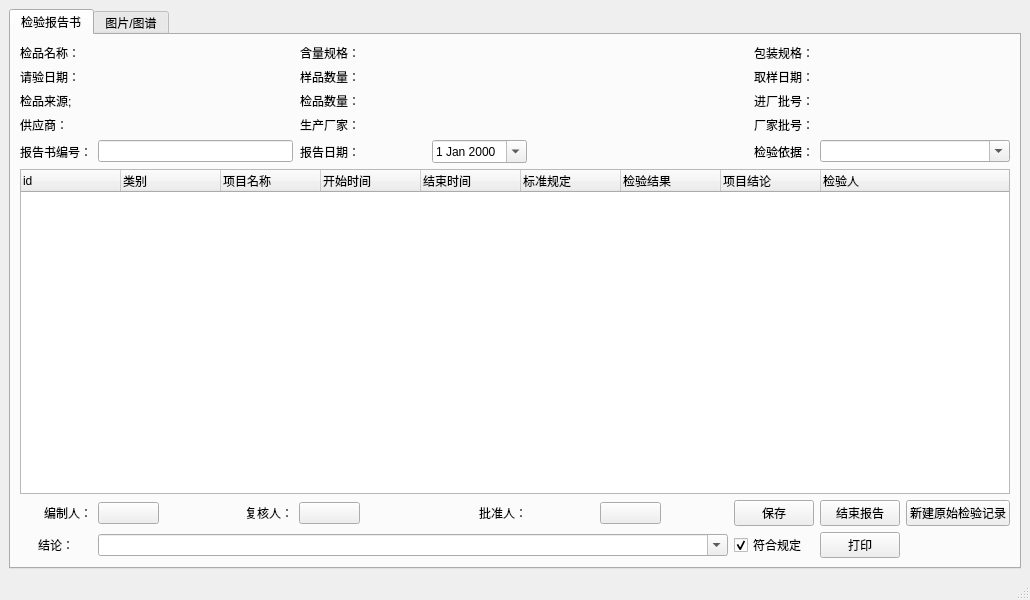
<?xml version="1.0" encoding="UTF-8"?>
<ui version="4.0">
 <class>MainWindow</class>
 <widget class="QMainWindow" name="MainWindow">
  <property name="geometry">
   <rect>
    <x>0</x>
    <y>0</y>
    <width>1030</width>
    <height>600</height>
   </rect>
  </property>
  <property name="windowTitle">
   <string>检验报告书</string>
  </property>
  <widget class="QWidget" name="centralwidget">
   <layout class="QGridLayout" name="gridLayout">
    <item row="0" column="0">
     <widget class="QTabWidget" name="tabWidget">
      <property name="currentIndex">
       <number>0</number>
      </property>
      <widget class="QWidget" name="tab">
       <attribute name="title">
        <string>检验报告书</string>
       </attribute>
       <layout class="QGridLayout" name="gridLayout_2">
        <item row="9" column="0">
         <widget class="QLabel" name="label_21">
          <property name="text">
           <string>结论：</string>
          </property>
          <property name="alignment">
           <set>Qt::AlignCenter</set>
          </property>
         </widget>
        </item>
        <item row="9" column="10">
         <widget class="QCheckBox" name="checkBox_conclusion">
          <property name="text">
           <string>符合规定</string>
          </property>
          <property name="checked">
           <bool>true</bool>
          </property>
         </widget>
        </item>
        <item row="9" column="11">
         <widget class="QPushButton" name="pushButton_print">
          <property name="text">
           <string>打印</string>
          </property>
         </widget>
        </item>
        <item row="2" column="0">
         <widget class="QLabel" name="label_4">
          <property name="sizePolicy">
           <sizepolicy hsizetype="Fixed" vsizetype="Preferred">
            <horstretch>0</horstretch>
            <verstretch>0</verstretch>
           </sizepolicy>
          </property>
          <property name="text">
           <string>检品来源;</string>
          </property>
          <property name="alignment">
           <set>Qt::AlignLeading|Qt::AlignLeft|Qt::AlignVCenter</set>
          </property>
         </widget>
        </item>
        <item row="9" column="1" colspan="9">
         <widget class="QComboBox" name="comboBox_result">
          <property name="editable">
           <bool>true</bool>
          </property>
         </widget>
        </item>
        <item row="0" column="0">
         <widget class="QLabel" name="label">
          <property name="sizePolicy">
           <sizepolicy hsizetype="Fixed" vsizetype="Preferred">
            <horstretch>0</horstretch>
            <verstretch>0</verstretch>
           </sizepolicy>
          </property>
          <property name="text">
           <string>检品名称：</string>
          </property>
          <property name="alignment">
           <set>Qt::AlignLeading|Qt::AlignLeft|Qt::AlignVCenter</set>
          </property>
         </widget>
        </item>
        <item row="5" column="0">
         <widget class="QLabel" name="label_2">
          <property name="text">
           <string>报告书编号：</string>
          </property>
         </widget>
        </item>
        <item row="3" column="4">
         <widget class="QLabel" name="label_14">
          <property name="sizePolicy">
           <sizepolicy hsizetype="Preferred" vsizetype="Preferred">
            <horstretch>0</horstretch>
            <verstretch>0</verstretch>
           </sizepolicy>
          </property>
          <property name="text">
           <string>生产厂家：</string>
          </property>
          <property name="alignment">
           <set>Qt::AlignRight|Qt::AlignTrailing|Qt::AlignVCenter</set>
          </property>
         </widget>
        </item>
        <item row="1" column="0">
         <widget class="QLabel" name="label_13">
          <property name="sizePolicy">
           <sizepolicy hsizetype="Preferred" vsizetype="Preferred">
            <horstretch>0</horstretch>
            <verstretch>0</verstretch>
           </sizepolicy>
          </property>
          <property name="text">
           <string>请验日期：</string>
          </property>
          <property name="alignment">
           <set>Qt::AlignLeading|Qt::AlignLeft|Qt::AlignVCenter</set>
          </property>
         </widget>
        </item>
        <item row="3" column="0">
         <widget class="QLabel" name="label_8">
          <property name="text">
           <string>供应商：</string>
          </property>
          <property name="alignment">
           <set>Qt::AlignLeading|Qt::AlignLeft|Qt::AlignVCenter</set>
          </property>
         </widget>
        </item>
        <item row="7" column="3">
         <widget class="QLabel" name="label_23">
          <property name="sizePolicy">
           <sizepolicy hsizetype="Preferred" vsizetype="Preferred">
            <horstretch>0</horstretch>
            <verstretch>0</verstretch>
           </sizepolicy>
          </property>
          <property name="text">
           <string>复核人：</string>
          </property>
          <property name="alignment">
           <set>Qt::AlignRight|Qt::AlignTrailing|Qt::AlignVCenter</set>
          </property>
         </widget>
        </item>
        <item row="7" column="10">
         <widget class="QPushButton" name="pushButton_save">
          <property name="text">
           <string>保存</string>
          </property>
         </widget>
        </item>
        <item row="7" column="11">
         <widget class="QPushButton" name="pushButton_accept">
          <property name="text">
           <string>结束报告</string>
          </property>
         </widget>
        </item>
        <item row="1" column="4">
         <widget class="QLabel" name="label_6">
          <property name="text">
           <string>样品数量：</string>
          </property>
          <property name="alignment">
           <set>Qt::AlignRight|Qt::AlignTrailing|Qt::AlignVCenter</set>
          </property>
         </widget>
        </item>
        <item row="1" column="6">
         <widget class="QLabel" name="label_sampleamount">
          <property name="text">
           <string/>
          </property>
         </widget>
        </item>
        <item row="0" column="4">
         <widget class="QLabel" name="label_5">
          <property name="sizePolicy">
           <sizepolicy hsizetype="Preferred" vsizetype="Preferred">
            <horstretch>0</horstretch>
            <verstretch>0</verstretch>
           </sizepolicy>
          </property>
          <property name="text">
           <string>含量规格：</string>
          </property>
          <property name="alignment">
           <set>Qt::AlignRight|Qt::AlignTrailing|Qt::AlignVCenter</set>
          </property>
         </widget>
        </item>
        <item row="1" column="10">
         <widget class="QLabel" name="label_17">
          <property name="sizePolicy">
           <sizepolicy hsizetype="Preferred" vsizetype="Preferred">
            <horstretch>0</horstretch>
            <verstretch>0</verstretch>
           </sizepolicy>
          </property>
          <property name="text">
           <string>取样日期：</string>
          </property>
          <property name="alignment">
           <set>Qt::AlignRight|Qt::AlignTrailing|Qt::AlignVCenter</set>
          </property>
         </widget>
        </item>
        <item row="0" column="11">
         <widget class="QLabel" name="label_package">
          <property name="text">
           <string/>
          </property>
         </widget>
        </item>
        <item row="7" column="6">
         <widget class="QLabel" name="label_24">
          <property name="sizePolicy">
           <sizepolicy hsizetype="Preferred" vsizetype="Preferred">
            <horstretch>0</horstretch>
            <verstretch>0</verstretch>
           </sizepolicy>
          </property>
          <property name="text">
           <string>批准人：</string>
          </property>
          <property name="alignment">
           <set>Qt::AlignRight|Qt::AlignTrailing|Qt::AlignVCenter</set>
          </property>
         </widget>
        </item>
        <item row="7" column="8">
         <widget class="SignButton" name="pushButton_warrantor">
          <property name="sizePolicy">
           <sizepolicy hsizetype="Minimum" vsizetype="Fixed">
            <horstretch>0</horstretch>
            <verstretch>0</verstretch>
           </sizepolicy>
          </property>
          <property name="text">
           <string/>
          </property>
         </widget>
        </item>
        <item row="0" column="10">
         <widget class="QLabel" name="label_7">
          <property name="sizePolicy">
           <sizepolicy hsizetype="Preferred" vsizetype="Preferred">
            <horstretch>0</horstretch>
            <verstretch>0</verstretch>
           </sizepolicy>
          </property>
          <property name="text">
           <string>包装规格：</string>
          </property>
          <property name="alignment">
           <set>Qt::AlignRight|Qt::AlignTrailing|Qt::AlignVCenter</set>
          </property>
         </widget>
        </item>
        <item row="7" column="12">
         <widget class="QPushButton" name="pushButton_add_oripaper">
          <property name="text">
           <string>新建原始检验记录</string>
          </property>
         </widget>
        </item>
        <item row="7" column="4">
         <widget class="SignButton" name="pushButton_checker">
          <property name="sizePolicy">
           <sizepolicy hsizetype="Minimum" vsizetype="Fixed">
            <horstretch>0</horstretch>
            <verstretch>0</verstretch>
           </sizepolicy>
          </property>
          <property name="text">
           <string/>
          </property>
         </widget>
        </item>
        <item row="7" column="0">
         <widget class="QLabel" name="label_22">
          <property name="sizePolicy">
           <sizepolicy hsizetype="Preferred" vsizetype="Preferred">
            <horstretch>0</horstretch>
            <verstretch>0</verstretch>
           </sizepolicy>
          </property>
          <property name="text">
           <string>编制人：</string>
          </property>
          <property name="alignment">
           <set>Qt::AlignRight|Qt::AlignTrailing|Qt::AlignVCenter</set>
          </property>
         </widget>
        </item>
        <item row="7" column="1">
         <widget class="SignButton" name="pushButton_reporter">
          <property name="text">
           <string/>
          </property>
         </widget>
        </item>
        <item row="6" column="0" colspan="13">
         <widget class="QTreeWidget" name="treeWidget_checkitem">
          <property name="contextMenuPolicy">
           <enum>Qt::CustomContextMenu</enum>
          </property>
          <column>
           <property name="text">
            <string>id</string>
           </property>
          </column>
          <column>
           <property name="text">
            <string>类别</string>
           </property>
          </column>
          <column>
           <property name="text">
            <string>项目名称</string>
           </property>
          </column>
          <column>
           <property name="text">
            <string>开始时间</string>
           </property>
          </column>
          <column>
           <property name="text">
            <string>结束时间</string>
           </property>
          </column>
          <column>
           <property name="text">
            <string>标准规定</string>
           </property>
          </column>
          <column>
           <property name="text">
            <string>检验结果</string>
           </property>
          </column>
          <column>
           <property name="text">
            <string>项目结论</string>
           </property>
          </column>
          <column>
           <property name="text">
            <string>检验人</string>
           </property>
          </column>
         </widget>
        </item>
        <item row="1" column="11">
         <widget class="QLabel" name="label_sampledate">
          <property name="text">
           <string/>
          </property>
         </widget>
        </item>
        <item row="5" column="10">
         <widget class="QLabel" name="label_16">
          <property name="sizePolicy">
           <sizepolicy hsizetype="Preferred" vsizetype="Preferred">
            <horstretch>0</horstretch>
            <verstretch>0</verstretch>
           </sizepolicy>
          </property>
          <property name="text">
           <string>检验依据：</string>
          </property>
          <property name="alignment">
           <set>Qt::AlignRight|Qt::AlignTrailing|Qt::AlignVCenter</set>
          </property>
         </widget>
        </item>
        <item row="5" column="4">
         <widget class="QLabel" name="label_12">
          <property name="text">
           <string>报告日期：</string>
          </property>
          <property name="alignment">
           <set>Qt::AlignRight|Qt::AlignTrailing|Qt::AlignVCenter</set>
          </property>
         </widget>
        </item>
        <item row="5" column="1" colspan="3">
         <widget class="QLineEdit" name="lineEdit_paperno"/>
        </item>
        <item row="5" column="11" colspan="2">
         <widget class="QComboBox" name="comboBox_checkgist">
          <property name="editable">
           <bool>true</bool>
          </property>
         </widget>
        </item>
        <item row="3" column="6" colspan="2">
         <widget class="QLabel" name="label_producer">
          <property name="text">
           <string/>
          </property>
         </widget>
        </item>
        <item row="3" column="1" colspan="3">
         <widget class="QLabel" name="label_supplyer">
          <property name="text">
           <string/>
          </property>
         </widget>
        </item>
        <item row="3" column="10">
         <widget class="QLabel" name="label_15">
          <property name="sizePolicy">
           <sizepolicy hsizetype="Preferred" vsizetype="Preferred">
            <horstretch>0</horstretch>
            <verstretch>0</verstretch>
           </sizepolicy>
          </property>
          <property name="text">
           <string>厂家批号：</string>
          </property>
          <property name="alignment">
           <set>Qt::AlignRight|Qt::AlignTrailing|Qt::AlignVCenter</set>
          </property>
         </widget>
        </item>
        <item row="3" column="11">
         <widget class="QLabel" name="label_mbatchno">
          <property name="text">
           <string/>
          </property>
         </widget>
        </item>
        <item row="2" column="11">
         <widget class="QLabel" name="label_batchno">
          <property name="text">
           <string/>
          </property>
         </widget>
        </item>
        <item row="2" column="10">
         <widget class="QLabel" name="label_3">
          <property name="sizePolicy">
           <sizepolicy hsizetype="Preferred" vsizetype="Preferred">
            <horstretch>0</horstretch>
            <verstretch>0</verstretch>
           </sizepolicy>
          </property>
          <property name="text">
           <string>进厂批号：</string>
          </property>
          <property name="alignment">
           <set>Qt::AlignRight|Qt::AlignTrailing|Qt::AlignVCenter</set>
          </property>
         </widget>
        </item>
        <item row="2" column="4">
         <widget class="QLabel" name="label_9">
          <property name="text">
           <string>检品数量：</string>
          </property>
          <property name="alignment">
           <set>Qt::AlignRight|Qt::AlignTrailing|Qt::AlignVCenter</set>
          </property>
         </widget>
        </item>
        <item row="2" column="6">
         <widget class="QLabel" name="label_checkamount">
          <property name="text">
           <string/>
          </property>
         </widget>
        </item>
        <item row="5" column="6">
         <widget class="QDateEdit" name="dateEdit_reportdate">
          <property name="calendarPopup">
           <bool>true</bool>
          </property>
         </widget>
        </item>
        <item row="0" column="1" colspan="3">
         <widget class="QLabel" name="label_chkitem">
          <property name="text">
           <string/>
          </property>
         </widget>
        </item>
        <item row="1" column="1" colspan="3">
         <widget class="QLabel" name="label_applydate">
          <property name="text">
           <string/>
          </property>
         </widget>
        </item>
        <item row="2" column="1" colspan="3">
         <widget class="QLabel" name="label_samplesource">
          <property name="text">
           <string/>
          </property>
         </widget>
        </item>
        <item row="0" column="6" colspan="2">
         <widget class="QLabel" name="label_spec">
          <property name="text">
           <string/>
          </property>
         </widget>
        </item>
       </layout>
      </widget>
      <widget class="QWidget" name="tab_2">
       <attribute name="title">
        <string>图片/图谱</string>
       </attribute>
       <layout class="QGridLayout" name="gridLayout_3">
        <item row="2" column="0">
         <widget class="QScrollArea" name="scrollArea">
          <property name="sizePolicy">
           <sizepolicy hsizetype="Expanding" vsizetype="Expanding">
            <horstretch>0</horstretch>
            <verstretch>3</verstretch>
           </sizepolicy>
          </property>
          <property name="widgetResizable">
           <bool>true</bool>
          </property>
          <widget class="QWidget" name="scrollAreaWidgetContents">
           <property name="geometry">
            <rect>
             <x>0</x>
             <y>0</y>
             <width>98</width>
             <height>47</height>
            </rect>
           </property>
           <layout class="QGridLayout" name="gridLayout_4">
            <item row="2" column="0" colspan="5">
             <widget class="QLabel" name="label_image">
              <property name="sizePolicy">
               <sizepolicy hsizetype="Expanding" vsizetype="Expanding">
                <horstretch>0</horstretch>
                <verstretch>0</verstretch>
               </sizepolicy>
              </property>
              <property name="text">
               <string/>
              </property>
             </widget>
            </item>
           </layout>
          </widget>
         </widget>
        </item>
        <item row="0" column="0">
         <widget class="QTreeWidget" name="treeWidget_imagenamelist">
          <property name="sizePolicy">
           <sizepolicy hsizetype="Expanding" vsizetype="Expanding">
            <horstretch>0</horstretch>
            <verstretch>1</verstretch>
           </sizepolicy>
          </property>
          <property name="contextMenuPolicy">
           <enum>Qt::CustomContextMenu</enum>
          </property>
          <column>
           <property name="text">
            <string>id</string>
           </property>
          </column>
          <column>
           <property name="text">
            <string>imgid</string>
           </property>
          </column>
          <column>
           <property name="text">
            <string>标题</string>
           </property>
          </column>
          <column>
           <property name="text">
            <string>建立人</string>
           </property>
          </column>
          <column>
           <property name="text">
            <string>建立日期</string>
           </property>
          </column>
         </widget>
        </item>
        <item row="1" column="0">
         <layout class="QHBoxLayout" name="horizontalLayout">
          <item>
           <widget class="QLabel" name="label_10">
            <property name="text">
             <string>当前缩放比例：</string>
            </property>
           </widget>
          </item>
          <item>
           <widget class="QLabel" name="label_zoom">
            <property name="text">
             <string/>
            </property>
           </widget>
          </item>
          <item>
           <widget class="QSlider" name="horizontalSlider_zoom">
            <property name="minimum">
             <number>0</number>
            </property>
            <property name="maximum">
             <number>100</number>
            </property>
            <property name="sliderPosition">
             <number>0</number>
            </property>
            <property name="orientation">
             <enum>Qt::Horizontal</enum>
            </property>
            <property name="invertedAppearance">
             <bool>false</bool>
            </property>
            <property name="invertedControls">
             <bool>false</bool>
            </property>
            <property name="tickPosition">
             <enum>QSlider::NoTicks</enum>
            </property>
           </widget>
          </item>
          <item>
           <widget class="QComboBox" name="comboBox_jumpto"/>
          </item>
          <item>
           <widget class="QPushButton" name="pushButton_prepage">
            <property name="text">
             <string>上一页</string>
            </property>
           </widget>
          </item>
          <item>
           <widget class="QPushButton" name="pushButton_nextpage">
            <property name="text">
             <string>下一页</string>
            </property>
           </widget>
          </item>
         </layout>
        </item>
       </layout>
      </widget>
     </widget>
    </item>
   </layout>
  </widget>
  <widget class="QMenuBar" name="menubar">
   <property name="geometry">
    <rect>
     <x>0</x>
     <y>0</y>
     <width>1030</width>
     <height>30</height>
    </rect>
   </property>
  </widget>
  <widget class="QStatusBar" name="statusbar"/>
 </widget>
 <customwidgets>
  <customwidget>
   <class>SignButton</class>
   <extends>QPushButton</extends>
   <header>lib.sign.signbutton.h</header>
  </customwidget>
 </customwidgets>
 <resources/>
 <connections/>
</ui>
